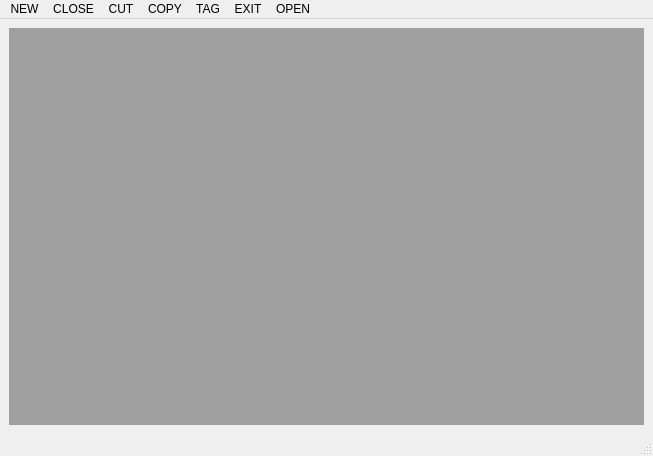
<?xml version="1.0" encoding="UTF-8"?>
<ui version="4.0">
 <class>MDI</class>
 <widget class="QMainWindow" name="MDI">
  <property name="geometry">
   <rect>
    <x>0</x>
    <y>0</y>
    <width>653</width>
    <height>456</height>
   </rect>
  </property>
  <property name="windowTitle">
   <string>MDI</string>
  </property>
  <widget class="QWidget" name="centralwidget">
   <layout class="QGridLayout" name="gridLayout">
    <item row="0" column="0">
     <widget class="QMdiArea" name="mdiArea"/>
    </item>
   </layout>
  </widget>
  <widget class="QMenuBar" name="menubar">
   <property name="geometry">
    <rect>
     <x>0</x>
     <y>0</y>
     <width>653</width>
     <height>23</height>
    </rect>
   </property>
   <widget class="QMenu" name="menuNEW">
    <property name="title">
     <string>NEW</string>
    </property>
   </widget>
   <widget class="QMenu" name="menuCLOSE">
    <property name="title">
     <string>CLOSE</string>
    </property>
   </widget>
   <widget class="QMenu" name="menuCUT">
    <property name="title">
     <string>CUT</string>
    </property>
   </widget>
   <widget class="QMenu" name="menuCOPY">
    <property name="title">
     <string>COPY</string>
    </property>
   </widget>
   <widget class="QMenu" name="menuTAG">
    <property name="title">
     <string>TAG</string>
    </property>
   </widget>
   <widget class="QMenu" name="menuEXIT">
    <property name="title">
     <string>EXIT</string>
    </property>
   </widget>
   <widget class="QMenu" name="menuOPEN">
    <property name="title">
     <string>OPEN</string>
    </property>
   </widget>
   <addaction name="menuNEW"/>
   <addaction name="menuCLOSE"/>
   <addaction name="menuCUT"/>
   <addaction name="menuCOPY"/>
   <addaction name="menuTAG"/>
   <addaction name="menuEXIT"/>
   <addaction name="menuOPEN"/>
  </widget>
  <widget class="QStatusBar" name="statusbar"/>
 </widget>
 <resources/>
 <connections/>
</ui>
